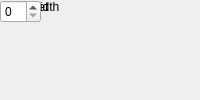
<?xml version="1.0" encoding="UTF-8"?>
<ui version="4.0">
 <class>MainWindow</class>
 <widget class="QMainWindow" name="MainWindow">
  <property name="windowTitle"><string>Shifter Unit</string></property>
  <widget class="QWidget" name="centralwidget">
   <!-- NOTE: this is a simplified structural mirror of the generated
        <module>_ui.py, not a full round-trip Designer file. Regenerate
        both from the same spec if you need to edit layout by hand. -->
       <widget class="QLabel" name="label_data_width">
     <property name="text"><string>Data Width</string></property>
    </widget>
       <widget class="QSpinBox" name="data_width"/>
       <widget class="QLabel" name="label_pin_offset">
     <property name="text"><string>pin offset</string></property>
    </widget>
       <widget class="QSpinBox" name="pin_offset"/>
  </widget>
 </widget>
 <resources/>
 <connections/>
</ui>
